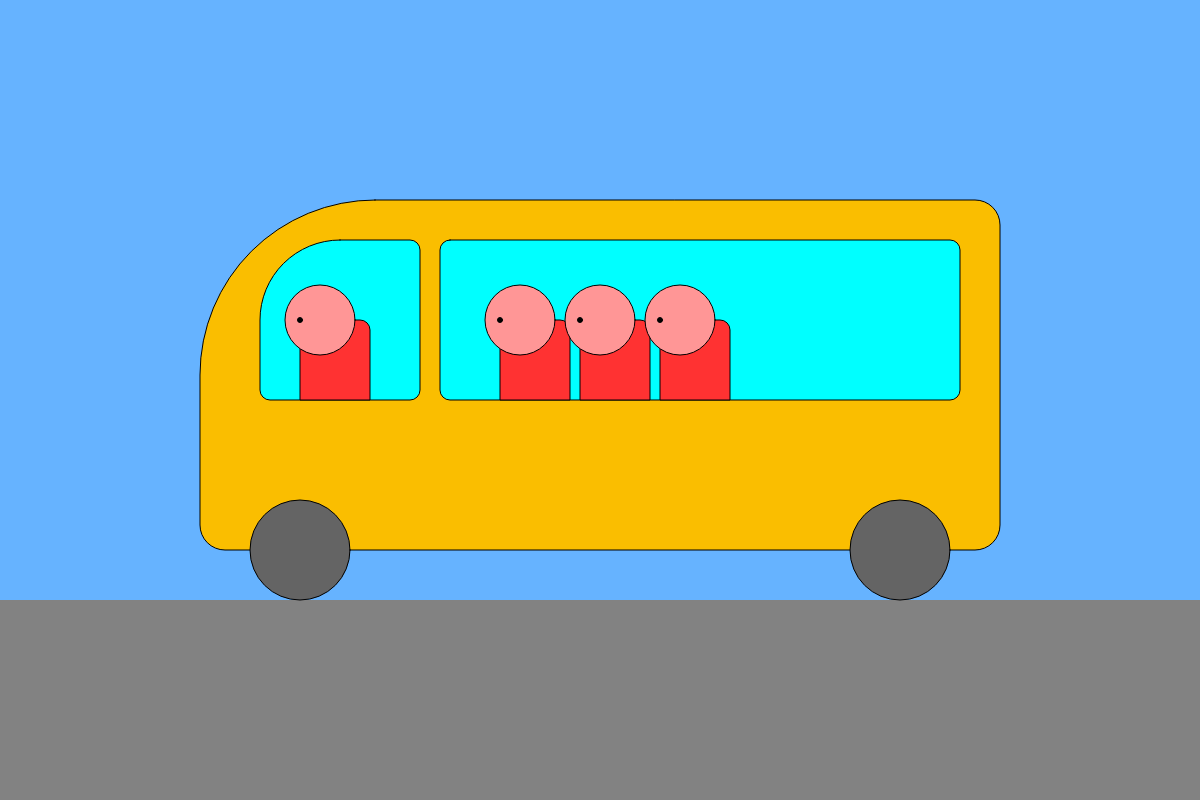
Frame 1 (no input)
Frame 60 (no input): identical to frame 1, image omitted
Frame 120 (the mouse pressed at the canvas centre since frame 60): identical to frame 1, image omitted

The p5.js sketch that drew this single still picture (run headless with seeded random() and noise() and a simulated clock; from frame 60 on, the mouse is pressed at the canvas centre):

// p5.js sketch
// ── sketch.js

var bus;
var floorPos_y;

function setup()
{

    createCanvas(1200,800);
    floorPos_y = 600;
    bus = {
        x: 200,
        length: 800,
        height: 400,
        wheelDia: 100,
        driver_pos_x: 0.15,
        passengers: [0.4, 0.5, 0.6]
    };
}

function draw()
{

    background(102,179,255);

    noStroke();
    fill(130);
    rect(0,floorPos_y,width, height - floorPos_y);

    //draw the bus
    stroke(0);
    fill(250,190,0);

    rect(
        bus.x,
        floorPos_y - bus.height,
        bus.length,
        bus.height - bus.wheelDia/2,
        200,
        25,
        25,
        25
    );

    //the wheels
    fill(100);
    ellipse(
        bus.x + bus.wheelDia,
        floorPos_y - bus.wheelDia/2,
        bus.wheelDia
    )

        ellipse(
        bus.x - bus.wheelDia + bus.length,
        floorPos_y - bus.wheelDia/2,
        bus.wheelDia
    )

    //the windows

    fill(0,255,255);

    rect(
    bus.x + bus.length * 0.075,
    floorPos_y - bus.height * 0.9,
    bus.length * 0.2,
    bus.height * 0.4,
    150,
    10,
    10,
    10
    );

    rect(
        bus.x + bus.length * 0.3,
        floorPos_y - bus.height * 0.9,
        bus.length * 0.65,
        bus.height * 0.4,
        10);

    var basePos_y = floorPos_y - bus.height * 0.9 + bus.height * 0.4;
    var centerPos_x = bus.x + bus.driver_pos_x * bus.length;

    drawPerson(
        centerPos_x,
        basePos_y
    );

    for (var i = 0; i < bus.passengers.length; i++) {
        var centerPos_x = bus.x + bus.passengers[i] * bus.length;
        drawPerson(centerPos_x, basePos_y)
    }

}


function drawPerson(center_pos_x, base_pos_y)
{
    fill(255,50,50);
    rect(center_pos_x - 20, base_pos_y - 80,
         70, 80,
         10,10,0,0);

    fill(255,150,150);
    ellipse(center_pos_x, base_pos_y - 80, 70);

    fill(0);
    ellipse(center_pos_x - 20, base_pos_y - 80, 5);
}
